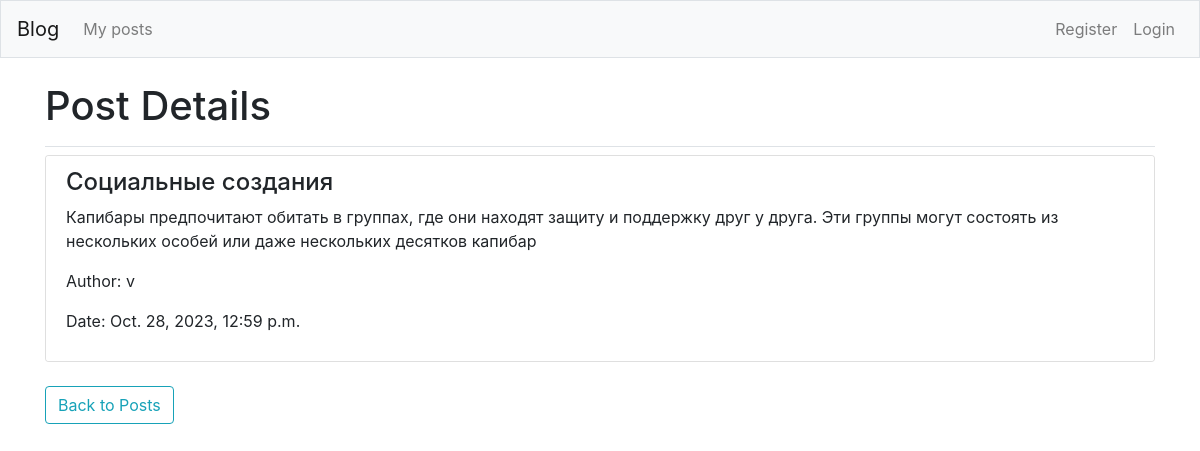
The app's page /post_detals/6/ with its own data.
### blogs/models.py (models this page shows, shortened)
class BlogPost(models.Model):
    title = models.CharField(max_length=200)
    text = models.TextField()
    date_added = models.DateTimeField(auto_now_add=True)
    author = models.ForeignKey(User, on_delete=models.CASCADE)

### blogs/views.py (the view)
# urls.py: path('post_detals/<int:post_id>/', views.post_details, name='post_details'),
def post_details(request, post_id):
    post = BlogPost.objects.get(id=post_id)
    return render(request, 'blogs/post_details.html', {'post': post})

### blogs/templates/blogs/post_details.html (shortened to what this page needs)
{% extends "blogs/base.html" %}
{% load bootstrap4 %}
{% block page_header %}
    <h1>Post Details</h1>
{% endblock page_header %}
{% block content %}
    <div class="card">
        <ul class="list-group list-group-flush">
            <li class="list-group-item">
                <h4>{{ post.title }}</h4>
                <p>{{ post.text }}</p>
                <p>Author: {{ post.author }}</p>
                <p>Date: {{ post.date_added }}</p>
            </li>
        </ul>
    </div>
    <br>
    <a class="btn btn-outline-info" href="{% url 'blogs:home' %}">Back to Posts</a>
{% endblock content %}

### records on screen
BlogPost: title "Социальные создания", text "Капибары предпочитают обитать в группах, где они находят защиту и поддержку друг у друга. Эти группы могут состоять из нескольких особей или даже нескольких десятков капибар", author "v", date_added "Oct. 28, 2023, 12:59 p.m."
